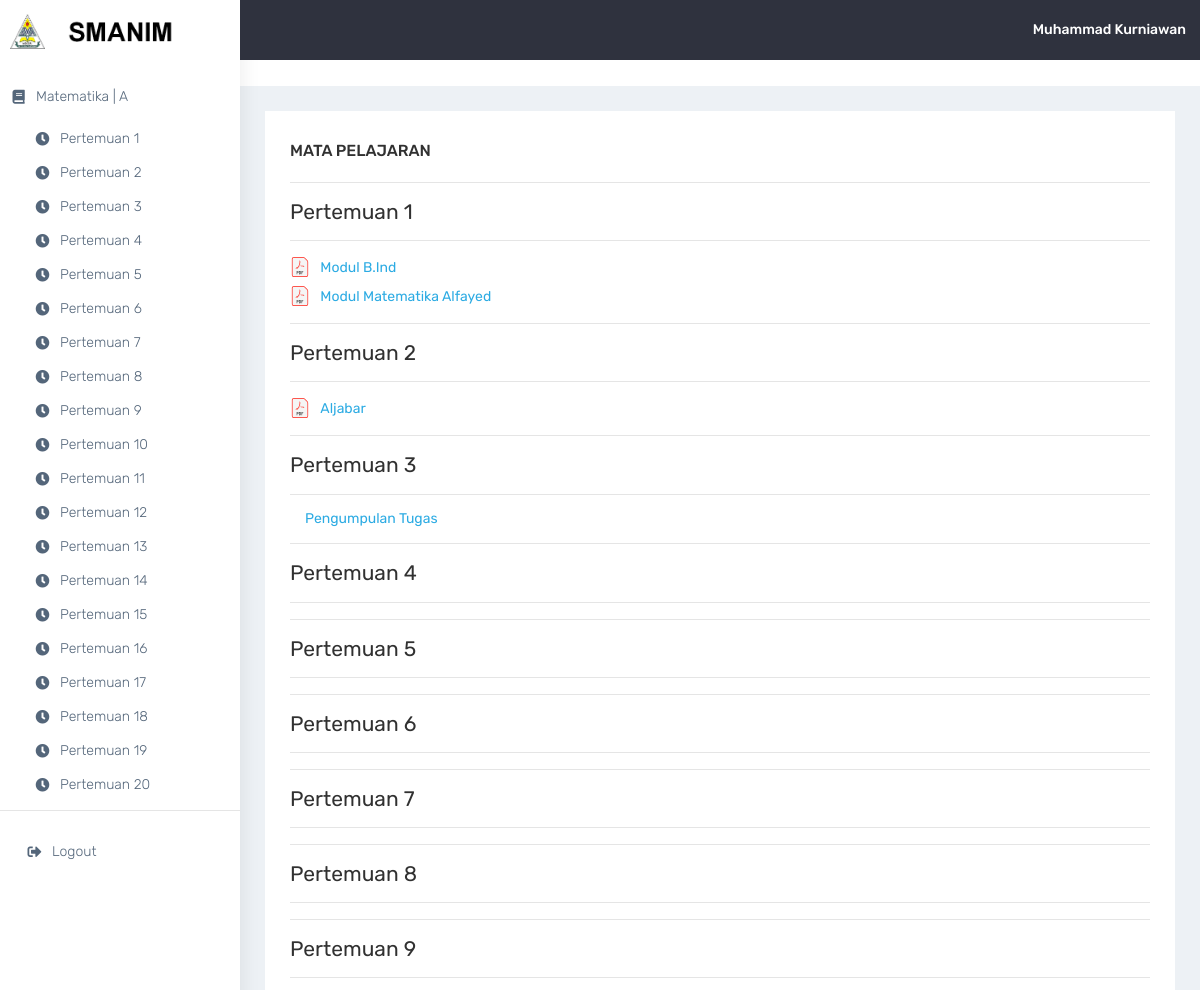
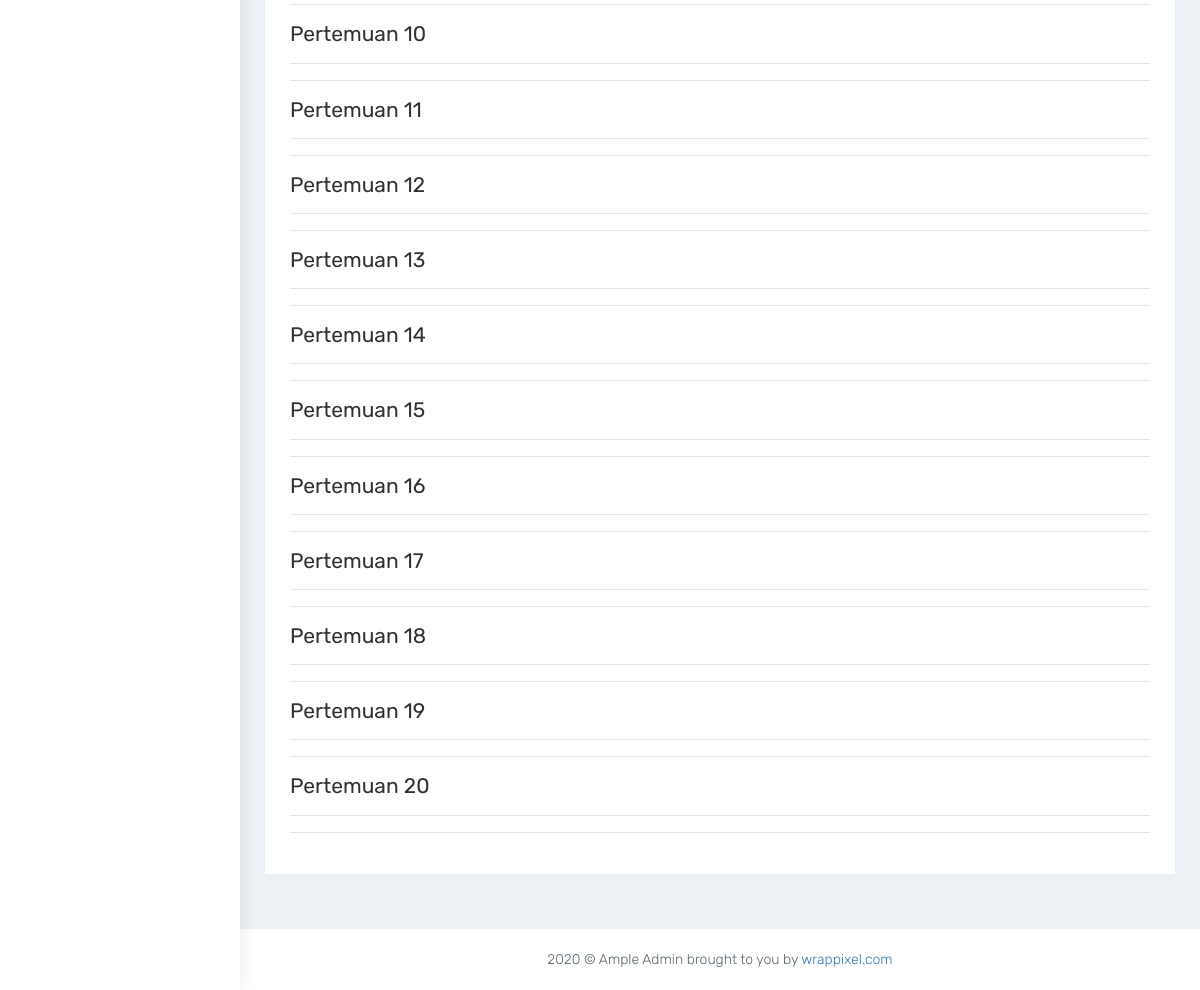
Screenshot of /topik.php?kode=3 (signed in) with the database file from the repository (2 pictures, top to bottom).
### tables this page shows
CREATE TABLE `tbl_mapel` (
  `id_mapel` int(11) NOT NULL,
  `id_user` int(11) NOT NULL,
  `mapel` varchar(100) NOT NULL,
  `kelas` char(1) NOT NULL
);

CREATE TABLE `tbl_file` (
  `id_file` int(11) NOT NULL,
  `id_mapel` int(11) NOT NULL,
  `pertemuan` varchar(100) NOT NULL,
  `nama` varchar(100) NOT NULL,
  `tipe` enum('mod','tgs') NOT NULL,
  `file` varchar(255) NOT NULL,
  `tgl_tambah` date DEFAULT NULL,
  `tgl_ubah` date DEFAULT NULL
);

### session.php (called while the page is built, shortened)
<?php
  if(isset($_SESSION['akses'])){
    $namau = $_SESSION['nama'];
    $kelasu = $_SESSION['kelas'];
  }else{
    header('location:login.php?stat=session_timeout');
    exit();
  }
?>

### topik.php (the view)
<?php require_once('navbar-mapel.php');
?>
<div class="container-fluid">
    <div class="row justify-content-center">
        <div class="col-lg-12 col-sm-6 col-xs-12">
            <div class="white-box analytics-info">
                <h3 class="box-title">Mata Pelajaran</h3>
                <hr>
                <div class="row">
                    <?php
                        for($i=1;$i<=20;$i++) {
                            $sql2 = mysqli_query($con, "SELECT b.id_user, a.id_file, a.nama, a.pertemuan, a.file FROM tbl_file a INNER JOIN tbl_mapel b ON b.id_mapel = a.id_mapel INNER JOIN tbl_user c ON c.id_user = b.id_user WHERE a.tipe='mod' AND b.id_user='$kd' AND b.kelas = '$kelasu' AND a.pertemuan = $i");
                            $sql3 = mysqli_query($con, "SELECT a.id_mapel,b.id_user, a.id_file, a.nama, a.pertemuan, a.file FROM tbl_file a INNER JOIN tbl_mapel b ON b.id_mapel = a.id_mapel INNER JOIN tbl_user c ON c.id_user = b.id_user WHERE a.tipe='tgs' AND b.id_user='$kd' AND b.kelas = '$kelasu' AND a.pertemuan = $i");
                    ?>
                    <div class="col-lg-12">
                        <h3>Pertemuan <?= $i; ?></h3>
                        <hr>
                        <div id="section-<?= $i; ?>" class="col-md-12">
                            <?php while ($data2 = mysqli_fetch_array($sql2)) { ?>
                            <form method="get" class="mb-2">
                                <div class="row">
                                    <img src="asset/pdf.svg" width="20px" height="20px">
                                    <a href="download.php?kode=<?= $data2['id_file'] ?>" name="file">&nbsp&nbsp&nbsp<?= $data2['nama'] ?></a>
                                </div>
                            </form>
                            <?php } while ($data3 = mysqli_fetch_array($sql3)) { ?>
                            <a href="pengumpulan-tugas.php?kode=<?= $data3['id_user'] ?>"><h5>Pengumpulan Tugas</h5></a>
                            <?php } ?>
                        </div>
                        <hr>
                    </div>
                    <?php } ?>
                </div>
            </div>
        </div>
    </div>
</div>
<?php require_once('footer.php');?>

### navbar-mapel.php (shortened to what this page needs)
<!DOCTYPE html>
<html dir="ltr" lang="en">
<?php
require_once('session.php'); ?>
<head>
    <link href="asset/admin/plugins/bower_components/chartist/dist/chartist.min.css" rel="stylesheet">
    <link rel="stylesheet" href="asset/admin/plugins/bower_components/chartist-plugin-tooltips/dist/chartist-plugin-tooltip.css">
    <link href="asset/admin/css/style.min.css" rel="stylesheet">
</head>
<body>
    <div id="main-wrapper" data-layout="vertical" data-navbarbg="skin5" data-sidebartype="full"
        data-sidebar-position="absolute" data-header-position="absolute" data-boxed-layout="full">
        <header class="topbar" data-navbarbg="skin5">
            <nav class="navbar top-navbar navbar-expand-md navbar-dark">
                <div class="navbar-header" data-logobg="skin6">
                    <a class="navbar-brand" href="index.php">
                        <b class="logo-icon">
                            <img src="asset/logo.png" alt="homepage" width="35px" height="35px" />
                        </b>
                        <span class="logo-text">
                            <img src="asset/logo-text.png" alt="homepage" class="pt-2" width="75%" height="45%" />
                        </span>
                    </a>
                </div>
                <div class="navbar-collapse collapse" id="navbarSupportedContent" data-navbarbg="skin5">
                    <ul class="navbar-nav ml-auto d-flex align-items-center">
                        <li>
                            <a class="profile-pic" href="#"><span class="text-white font-medium"><?= $namau ?></span></a>
                        </li>
                    </ul>
                </div>
            </nav>
        </header>
        <aside class="left-sidebar" data-sidebarbg="skin6">
            <div class="scroll-sidebar">
                <nav class="sidebar-nav">
                    <ul id="sidebarnav">
                        <?php
                        if(isset($_GET['kode'])){
                          $kd = $_GET['kode'];
                          $sql = mysqli_query($con, "SELECT a.kelas, b.nama, a.mapel FROM tbl_mapel a INNER JOIN tbl_user b ON b.id_user = a.id_user WHERE a.id_user='$kd'");
                          $data = mysqli_fetch_array($sql);
                        }
                        ?>
                        <li class="sidebar-item py-2 mx-n3">
                            <a class="sidebar-link waves-effect waves-dark sidebar-link" href="index.php" aria-expanded="false"><i class="fas fa-book fa-fw" aria-hidden="true">
                                </i><span class="hide-menu"><?php echo $data['mapel']." | ".$data['kelas']; ?></span>
                            </a>
                        </li>
                        <?php for($i=1;$i<=20;$i++) { ?>
                        <li class="sidebar-item py-n10 my-n3 mx-2">
                            <a class="sidebar-link waves-effect waves-dark sidebar-link" href="topik.php?kode=<?= $data['id_user']; ?>#section<?= $i ?>" aria-expanded="false">
                                <i class="fas fa-clock fa-fw" aria-hidden="true"></i><span class="hide-menu">Pertemuan <?= $i ?></span>
                            </a>
                        </li>
                        <?php } ?>
                        <hr>
                        <li class="sidebar-item">
                            <a class="sidebar-link waves-effect waves-dark sidebar-link"
                            href="logout.php" aria-expanded="false">
                            <i class="fas fa-sign-out-alt"
                                aria-hidden="true"></i><span class="hide-menu">Logout</span>
                            </a>
                        </li>
                    </ul>
                </nav>
            </div>
        </aside>
        <div class="page-wrapper">
            <div class="page-breadcrumb bg-white">
            </div>

### rows the page displays
tbl_mapel: mapel "Matematika", kelas "A"
tbl_file: nama "Modul B.Ind"
tbl_file: nama "Modul Matematika Alfayed"
tbl_file: nama "Aljabar"

### other values shown
$namau "Muhammad Kurniawan"
